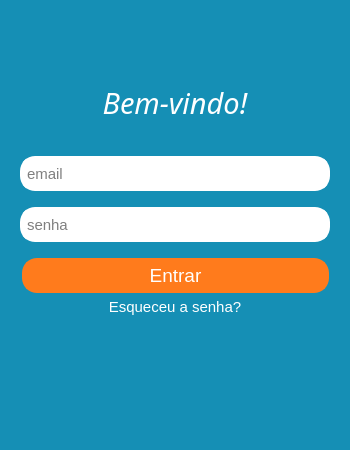
<?xml version="1.0" encoding="UTF-8"?>
<ui version="4.0">
 <class>background</class>
 <widget class="QMainWindow" name="background">
  <property name="geometry">
   <rect>
    <x>0</x>
    <y>0</y>
    <width>350</width>
    <height>450</height>
   </rect>
  </property>
  <property name="sizePolicy">
   <sizepolicy hsizetype="Maximum" vsizetype="Maximum">
    <horstretch>0</horstretch>
    <verstretch>0</verstretch>
   </sizepolicy>
  </property>
  <property name="maximumSize">
   <size>
    <width>350</width>
    <height>450</height>
   </size>
  </property>
  <property name="windowTitle">
   <string>MainWindow</string>
  </property>
  <property name="styleSheet">
   <string notr="true">background-color:  rgb(21, 143, 181)
</string>
  </property>
  <widget class="QWidget" name="centralwidget">
   <widget class="QLabel" name="label">
    <property name="geometry">
     <rect>
      <x>75</x>
      <y>64</y>
      <width>200</width>
      <height>77</height>
     </rect>
    </property>
    <property name="font">
     <font>
      <family>Noto Sans</family>
      <pointsize>22</pointsize>
      <weight>50</weight>
      <italic>true</italic>
      <bold>false</bold>
     </font>
    </property>
    <property name="styleSheet">
     <string notr="true">color: #fff;</string>
    </property>
    <property name="text">
     <string>Bem-vindo!</string>
    </property>
    <property name="alignment">
     <set>Qt::AlignCenter</set>
    </property>
   </widget>
   <widget class="QWidget" name="verticalWidget" native="true">
    <property name="geometry">
     <rect>
      <x>0</x>
      <y>146</y>
      <width>350</width>
      <height>107</height>
     </rect>
    </property>
    <layout class="QVBoxLayout" name="verticalLayout">
     <property name="leftMargin">
      <number>20</number>
     </property>
     <property name="rightMargin">
      <number>20</number>
     </property>
     <item>
      <widget class="QLineEdit" name="lineEdit">
       <property name="sizePolicy">
        <sizepolicy hsizetype="Expanding" vsizetype="Maximum">
         <horstretch>0</horstretch>
         <verstretch>0</verstretch>
        </sizepolicy>
       </property>
       <property name="minimumSize">
        <size>
         <width>20</width>
         <height>0</height>
        </size>
       </property>
       <property name="maximumSize">
        <size>
         <width>16777215</width>
         <height>35</height>
        </size>
       </property>
       <property name="font">
        <font>
         <pointsize>11</pointsize>
        </font>
       </property>
       <property name="styleSheet">
        <string notr="true">QLineEdit { 
border: 5px solid white;
border-radius: 15px;
background-color: rgb(255, 255, 255);
}</string>
       </property>
       <property name="placeholderText">
        <string>email</string>
       </property>
       <property name="clearButtonEnabled">
        <bool>true</bool>
       </property>
      </widget>
     </item>
     <item>
      <widget class="QLineEdit" name="lineEdit_2">
       <property name="sizePolicy">
        <sizepolicy hsizetype="Expanding" vsizetype="Maximum">
         <horstretch>0</horstretch>
         <verstretch>0</verstretch>
        </sizepolicy>
       </property>
       <property name="maximumSize">
        <size>
         <width>16777215</width>
         <height>35</height>
        </size>
       </property>
       <property name="font">
        <font>
         <pointsize>11</pointsize>
        </font>
       </property>
       <property name="styleSheet">
        <string notr="true">QLineEdit { 
border: 5px solid white;
border-radius: 15px;
background-color: rgb(255, 255, 255);
}</string>
       </property>
       <property name="echoMode">
        <enum>QLineEdit::Password</enum>
       </property>
       <property name="placeholderText">
        <string>senha</string>
       </property>
       <property name="clearButtonEnabled">
        <bool>true</bool>
       </property>
      </widget>
     </item>
    </layout>
   </widget>
   <widget class="QPushButton" name="pushButton">
    <property name="geometry">
     <rect>
      <x>22</x>
      <y>258</y>
      <width>307</width>
      <height>35</height>
     </rect>
    </property>
    <property name="font">
     <font>
      <pointsize>14</pointsize>
      <weight>50</weight>
      <italic>false</italic>
      <bold>false</bold>
     </font>
    </property>
    <property name="styleSheet">
     <string notr="true">border: 2px solid rgb(255, 123, 28);
border-radius: 15px;
background-color: rgb(255, 123, 28);
color: #fff;</string>
    </property>
    <property name="text">
     <string>Entrar</string>
    </property>
   </widget>
   <widget class="QPushButton" name="pushButton_2">
    <property name="geometry">
     <rect>
      <x>100</x>
      <y>294</y>
      <width>150</width>
      <height>25</height>
     </rect>
    </property>
    <property name="font">
     <font>
      <pointsize>11</pointsize>
      <weight>50</weight>
      <italic>false</italic>
      <bold>false</bold>
     </font>
    </property>
    <property name="styleSheet">
     <string notr="true">color: #fff</string>
    </property>
    <property name="text">
     <string>Esqueceu a senha?</string>
    </property>
    <property name="autoDefault">
     <bool>false</bool>
    </property>
    <property name="default">
     <bool>false</bool>
    </property>
    <property name="flat">
     <bool>true</bool>
    </property>
   </widget>
  </widget>
 </widget>
 <resources/>
 <connections/>
</ui>
